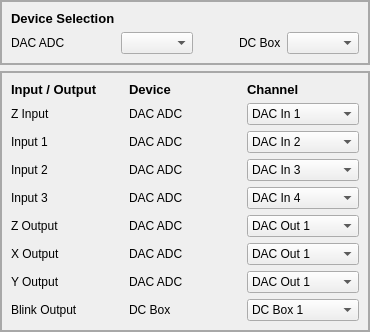
      <widget class="QWidget" name="tab_2">
       <property name="styleSheet">
        <string notr="true">#tab_2{
background: black
}</string>
       </property>
       <attribute name="title">
        <string>Scan Control</string>
       </attribute>
       <layout class="QVBoxLayout" name="verticalLayout_3" stretch="2,9">
        <property name="margin">
         <number>0</number>
        </property>
        <item>
         <widget class="QFrame" name="frame_3">
          <property name="styleSheet">
           <string notr="true">#frame_3{
border: 2px solid rgb(168,168,168)
}</string>
          </property>
          <property name="frameShape">
           <enum>QFrame::StyledPanel</enum>
          </property>
          <property name="frameShadow">
           <enum>QFrame::Raised</enum>
          </property>
          <layout class="QGridLayout" name="gridLayout_3" rowstretch="1,1" columnstretch="1,1,1,1,1">
           <item row="1" column="0">
            <widget class="QLabel" name="label_22">
             <property name="text">
              <string>DAC ADC</string>
             </property>
            </widget>
           </item>
           <item row="1" column="2">
            <spacer name="horizontalSpacer_7">
             <property name="orientation">
              <enum>Qt::Horizontal</enum>
             </property>
             <property name="sizeType">
              <enum>QSizePolicy::Preferred</enum>
             </property>
             <property name="sizeHint" stdset="0">
              <size>
               <width>40</width>
               <height>20</height>
              </size>
             </property>
            </spacer>
           </item>
           <item row="1" column="1">
            <widget class="QComboBox" name="comboBox_Scan_DACADC"/>
           </item>
           <item row="0" column="0">
            <widget class="QLabel" name="label_23">
             <property name="sizePolicy">
              <sizepolicy hsizetype="Preferred" vsizetype="Fixed">
               <horstretch>0</horstretch>
               <verstretch>0</verstretch>
              </sizepolicy>
             </property>
             <property name="font">
              <font>
               <pointsize>10</pointsize>
               <weight>75</weight>
               <bold>true</bold>
              </font>
             </property>
             <property name="text">
              <string>Device Selection</string>
             </property>
            </widget>
           </item>
           <item row="1" column="3">
            <widget class="QLabel" name="label_6">
             <property name="text">
              <string>DC Box</string>
             </property>
            </widget>
           </item>
           <item row="1" column="4">
            <widget class="QComboBox" name="comboBox_Scan_DCBox"/>
           </item>
          </layout>
         </widget>
        </item>
        <item>
         <widget class="QFrame" name="frame_4">
          <property name="styleSheet">
           <string notr="true">#frame_4{
border: 2px solid rgb(168,168,168)
}
</string>
          </property>
          <property name="frameShape">
           <enum>QFrame::StyledPanel</enum>
          </property>
          <property name="frameShadow">
           <enum>QFrame::Raised</enum>
          </property>
          <layout class="QGridLayout" name="gridLayout_4">
           <item row="1" column="0">
            <widget class="QLabel" name="label_36">
             <property name="text">
              <string>Z Input</string>
             </property>
            </widget>
           </item>
           <item row="8" column="0">
            <widget class="QLabel" name="label_35">
             <property name="text">
              <string>Blink Output</string>
             </property>
            </widget>
           </item>
           <item row="8" column="2">
            <widget class="QComboBox" name="comboBox_17">
             <item>
              <property name="text">
               <string>DC Box 1</string>
              </property>
             </item>
             <item>
              <property name="text">
               <string>DC Box 2</string>
              </property>
             </item>
             <item>
              <property name="text">
               <string>DC Box 3</string>
              </property>
             </item>
             <item>
              <property name="text">
               <string>DC Box 4</string>
              </property>
             </item>
             <item>
              <property name="text">
               <string>DC Box 5</string>
              </property>
             </item>
             <item>
              <property name="text">
               <string>DC Box 6</string>
              </property>
             </item>
             <item>
              <property name="text">
               <string>DC Box 7</string>
              </property>
             </item>
             <item>
              <property name="text">
               <string>DC Box 8</string>
              </property>
             </item>
            </widget>
           </item>
           <item row="2" column="1">
            <widget class="QLabel" name="label_39">
             <property name="text">
              <string>DAC ADC</string>
             </property>
            </widget>
           </item>
           <item row="4" column="0">
            <widget class="QLabel" name="label_32">
             <property name="text">
              <string>Input 3</string>
             </property>
            </widget>
           </item>
           <item row="3" column="1">
            <widget class="QLabel" name="label_28">
             <property name="text">
              <string>DAC ADC</string>
             </property>
            </widget>
           </item>
           <item row="0" column="1">
            <widget class="QLabel" name="label_29">
             <property name="font">
              <font>
               <pointsize>10</pointsize>
               <weight>75</weight>
               <bold>true</bold>
              </font>
             </property>
             <property name="text">
              <string>Device</string>
             </property>
            </widget>
           </item>
           <item row="0" column="2">
            <widget class="QLabel" name="label_27">
             <property name="font">
              <font>
               <pointsize>10</pointsize>
               <weight>75</weight>
               <bold>true</bold>
              </font>
             </property>
             <property name="text">
              <string>Channel</string>
             </property>
            </widget>
           </item>
           <item row="1" column="1">
            <widget class="QLabel" name="label_40">
             <property name="text">
              <string>DAC ADC</string>
             </property>
            </widget>
           </item>
           <item row="5" column="1">
            <widget class="QLabel" name="label_33">
             <property name="text">
              <string>DAC ADC</string>
             </property>
            </widget>
           </item>
           <item row="5" column="0">
            <widget class="QLabel" name="label_34">
             <property name="text">
              <string>Z Output</string>
             </property>
            </widget>
           </item>
           <item row="0" column="0">
            <widget class="QLabel" name="label_26">
             <property name="sizePolicy">
              <sizepolicy hsizetype="Preferred" vsizetype="Fixed">
               <horstretch>0</horstretch>
               <verstretch>0</verstretch>
              </sizepolicy>
             </property>
             <property name="font">
              <font>
               <pointsize>10</pointsize>
               <weight>75</weight>
               <bold>true</bold>
              </font>
             </property>
             <property name="text">
              <string>Input / Output</string>
             </property>
            </widget>
           </item>
           <item row="2" column="0">
            <widget class="QLabel" name="label_37">
             <property name="text">
              <string>Input 1</string>
             </property>
            </widget>
           </item>
           <item row="3" column="0">
            <widget class="QLabel" name="label_31">
             <property name="text">
              <string>Input 2</string>
             </property>
            </widget>
           </item>
           <item row="8" column="1">
            <widget class="QLabel" name="label_38">
             <property name="text">
              <string>DC Box</string>
             </property>
            </widget>
           </item>
           <item row="4" column="1">
            <widget class="QLabel" name="label_30">
             <property name="text">
              <string>DAC ADC</string>
             </property>
            </widget>
           </item>
           <item row="6" column="0">
            <widget class="QLabel" name="label_43">
             <property name="text">
              <string>X Output</string>
             </property>
            </widget>
           </item>
           <item row="7" column="0">
            <widget class="QLabel" name="label_44">
             <property name="text">
              <string>Y Output</string>
             </property>
            </widget>
           </item>
           <item row="6" column="1">
            <widget class="QLabel" name="label_45">
             <property name="text">
              <string>DAC ADC</string>
             </property>
            </widget>
           </item>
           <item row="7" column="1">
            <widget class="QLabel" name="label_46">
             <property name="text">
              <string>DAC ADC</string>
             </property>
            </widget>
           </item>
           <item row="6" column="2">
            <widget class="QComboBox" name="comboBox_25">
             <item>
              <property name="text">
               <string>DAC Out 1</string>
              </property>
             </item>
             <item>
              <property name="text">
               <string>DAC Out 2</string>
              </property>
             </item>
             <item>
              <property name="text">
               <string>DAC Out 3</string>
              </property>
             </item>
             <item>
              <property name="text">
               <string>DAC Out 4</string>
              </property>
             </item>
            </widget>
           </item>
           <item row="7" column="2">
            <widget class="QComboBox" name="comboBox_26">
             <item>
              <property name="text">
               <string>DAC Out 1</string>
              </property>
             </item>
             <item>
              <property name="text">
               <string>DAC Out 2</string>
              </property>
             </item>
             <item>
              <property name="text">
               <string>DAC Out 3</string>
              </property>
             </item>
             <item>
              <property name="text">
               <string>DAC Out 4</string>
              </property>
             </item>
            </widget>
           </item>
           <item row="5" column="2">
            <widget class="QComboBox" name="comboBox_27">
             <item>
              <property name="text">
               <string>DAC Out 1</string>
              </property>
             </item>
             <item>
              <property name="text">
               <string>DAC Out 2</string>
              </property>
             </item>
             <item>
              <property name="text">
               <string>DAC Out 3</string>
              </property>
             </item>
             <item>
              <property name="text">
               <string>DAC Out 4</string>
              </property>
             </item>
            </widget>
           </item>
           <item row="1" column="2">
            <widget class="QComboBox" name="comboBox_31">
             <item>
              <property name="text">
               <string>DAC In 1</string>
              </property>
             </item>
             <item>
              <property name="text">
               <string>DAC In 2</string>
              </property>
             </item>
             <item>
              <property name="text">
               <string>DAC In 3</string>
              </property>
             </item>
             <item>
              <property name="text">
               <string>DAC In 4</string>
              </property>
             </item>
            </widget>
           </item>
           <item row="2" column="2">
            <widget class="QComboBox" name="comboBox_30">
             <property name="currentIndex">
              <number>1</number>
             </property>
             <item>
              <property name="text">
               <string>DAC In 1</string>
              </property>
             </item>
             <item>
              <property name="text">
               <string>DAC In 2</string>
              </property>
             </item>
             <item>
              <property name="text">
               <string>DAC In 3</string>
              </property>
             </item>
             <item>
              <property name="text">
               <string>DAC In 4</string>
              </property>
             </item>
            </widget>
           </item>
           <item row="3" column="2">
            <widget class="QComboBox" name="comboBox_29">
             <property name="currentIndex">
              <number>2</number>
             </property>
             <item>
              <property name="text">
               <string>DAC In 1</string>
              </property>
             </item>
             <item>
              <property name="text">
               <string>DAC In 2</string>
              </property>
             </item>
             <item>
              <property name="text">
               <string>DAC In 3</string>
              </property>
             </item>
             <item>
              <property name="text">
               <string>DAC In 4</string>
              </property>
             </item>
            </widget>
           </item>
           <item row="4" column="2">
            <widget class="QComboBox" name="comboBox_28">
             <property name="currentIndex">
              <number>3</number>
             </property>
             <item>
              <property name="text">
               <string>DAC In 1</string>
              </property>
             </item>
             <item>
              <property name="text">
               <string>DAC In 2</string>
              </property>
             </item>
             <item>
              <property name="text">
               <string>DAC In 3</string>
              </property>
             </item>
             <item>
              <property name="text">
               <string>DAC In 4</string>
              </property>
             </item>
            </widget>
           </item>
          </layout>
         </widget>
        </item>
       </layout>
      </widget>
